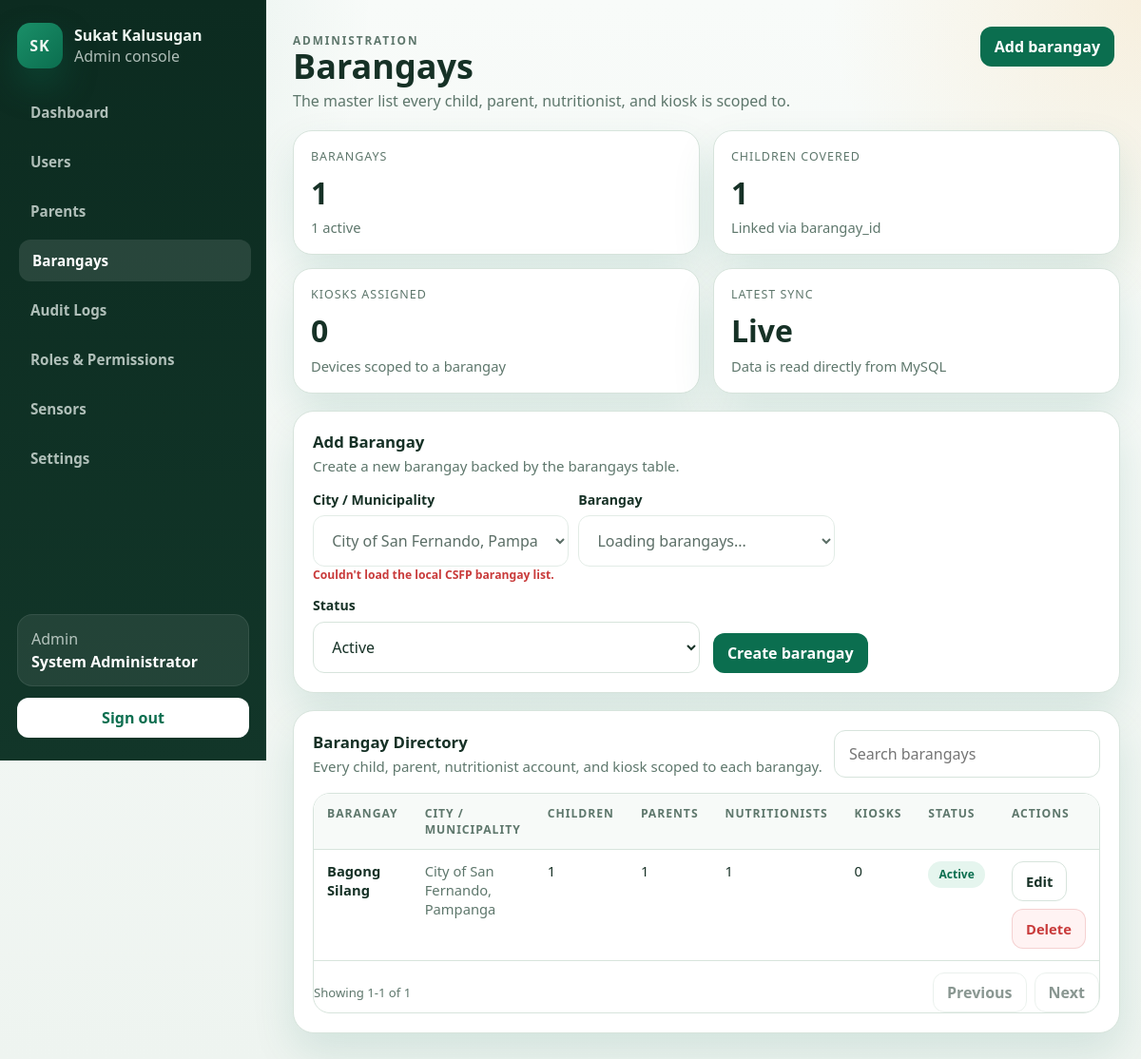
Screenshot of /admin/barangays.php (signed in) with the database file from the repository.
### tables this page shows
CREATE TABLE `barangays` (
  `id` int(10) UNSIGNED NOT NULL,
  `name` varchar(100) NOT NULL,
  `city_municipality` varchar(150) DEFAULT NULL,
  `status` enum('active','inactive') NOT NULL DEFAULT 'active',
  `created_at` timestamp NOT NULL DEFAULT current_timestamp(),
  `updated_at` timestamp NOT NULL DEFAULT current_timestamp() ON UPDATE current_timestamp()
);

### public_html/includes/auth_middleware.php (called while the page is built, shortened)
<?php
function app_base_path(): string
{
    $scriptName = str_replace('\\', '/', (string)($_SERVER['SCRIPT_NAME'] ?? ''));
    $routeMarkers = ['/api/', '/admin/', '/nutritionist/', '/parent/', '/kiosk/', '/auth/'];
    foreach ($routeMarkers as $marker) {
        $position = strpos($scriptName, $marker);
        if ($position !== false) {
            return rtrim(substr($scriptName, 0, $position), '/');
        }
    }
    return rtrim(dirname($scriptName), '/');
}
function app_url(string $path = ''): string
{
    $basePath = app_base_path();
    $normalizedPath = '/' . ltrim($path, '/');
    if ($basePath === '' || $basePath === '/') {
        return $normalizedPath;
    }
    return $basePath . $normalizedPath;
}

### public_html/admin/barangays.php (the view, shortened to what this page needs)
<?php
require_once __DIR__ . '/../includes/admin_helpers.php';
$editingId = (int)($_GET['edit'] ?? 0);
$editingBarangay = $editingId > 0 ? admin_fetch_one(
    'SELECT id, name, city_municipality, status FROM barangays WHERE id = ? LIMIT 1',
    'i',
    [$editingId]
) : null;
$barangays = admin_fetch_all(
    "SELECT
        b.id,
        b.name,
        b.city_municipality,
        b.status,
        b.created_at,
        (SELECT COUNT(*) FROM children c WHERE c.barangay_id = b.id) AS children_count,
        (SELECT COUNT(*) FROM parents p WHERE p.barangay_id = b.id) AS parents_count,
        (SELECT COUNT(*) FROM users u WHERE u.barangay_id = b.id) AS nutritionists_count,
        (SELECT COUNT(*) FROM devices d WHERE d.barangay_id = b.id) AS kiosks_count
     FROM barangays b
     ORDER BY b.name ASC"
);
$activeCount = count(array_filter($barangays, static fn(array $b): bool => (string)$b['status'] === 'active'));
$totalChildren = array_sum(array_map(static fn(array $b): int => (int)$b['children_count'], $barangays));
$totalKiosks = array_sum(array_map(static fn(array $b): int => (int)$b['kiosks_count'], $barangays));
$actions = '<a class="admin-btn" href="#barangay-form">Add barangay</a>';
?>
<section class="admin-grid-cards">
    <article class="admin-card">
        <div class="admin-stat-label">Barangays</div>
        <div class="admin-stat-value"><?php echo count($barangays); ?></div>
        <div class="admin-stat-note"><?php echo $activeCount; ?> active</div>
    </article>
    <article class="admin-card">
        <div class="admin-stat-label">Children covered</div>
        <div class="admin-stat-value"><?php echo $totalChildren; ?></div>
        <div class="admin-stat-note">Linked via barangay_id</div>
    </article>
    <article class="admin-card">
        <div class="admin-stat-label">Kiosks assigned</div>
        <div class="admin-stat-value"><?php echo $totalKiosks; ?></div>
        <div class="admin-stat-note">Devices scoped to a barangay</div>
    </article>
    <article class="admin-card">
        <div class="admin-stat-label">Latest sync</div>
        <div class="admin-stat-value">Live</div>
        <div class="admin-stat-note">Data is read directly from MySQL</div>
    </article>
</section>
<section class="admin-section" id="barangay-form">
    <div class="admin-section-head">
        <div>
            <h2 class="admin-section-title"><?php echo $editingBarangay ? 'Edit Barangay' : 'Add Barangay'; ?></h2>
            <p class="admin-section-subtitle"><?php echo $editingBarangay ? 'Update the barangay record used across children, parents, nutritionists, and kiosks.' : 'Create a new barangay backed by the barangays table.'; ?></p>
        </div>
    </div>
    <form class="admin-form-grid" method="post" action="<?php echo admin_e(app_url($editingBarangay ? '/api/admin/barangays_update.php' : '/api/admin/barangays_create.php')); ?>">
        <div class="admin-field-wide">
            <div class="admin-csfp-picker" data-csfp-barangay-picker>
                <label class="admin-field">
                    <span>City / Municipality</span>
                    <select disabled><option>City of San Fernando, Pampanga</option></select>
                </label>
                <label class="admin-field">
                    <span>Barangay</span>
                    <select data-csfp="barangay" <?php echo $editingBarangay ? '' : 'required'; ?> disabled><option value="">Loading barangays...</option></select>
                </label>
            </div>
            <div class="admin-address-status" data-csfp-status></div>
        </div>
        <label class="admin-field">
            <span>Status</span>
            <select name="status" required>
                <option value="active" <?php echo (($editingBarangay['status'] ?? 'active') === 'active') ? 'selected' : ''; ?>>Active</option>
            </select>
        </label>
        <div class="admin-field" style="align-content:end;">
            <span>&nbsp;</span>
            <div class="admin-actions">
                <button class="admin-btn" type="submit"><?php echo $editingBarangay ? 'Save changes' : 'Create barangay'; ?></button>
            </div>
        </div>
    </form>
</section>
<section class="admin-section">
    <div class="admin-section-head">
        <div>
            <h2 class="admin-section-title">Barangay Directory</h2>
            <p class="admin-section-subtitle">Every child, parent, nutritionist account, and kiosk scoped to each barangay.</p>
        </div>
        <input class="admin-search" data-admin-filter="#barangays-table" type="search" placeholder="Search barangays">
    </div>
    <div class="admin-table-wrap">
        <table class="admin-table" id="barangays-table">
            <thead>
                <tr>
                    <th>Barangay</th>
                    <th>City / Municipality</th>
                    <th>Children</th>
                    <th>Parents</th>
                    <th>Nutritionists</th>
                    <th>Kiosks</th>
                    <th>Status</th>
                    <th>Actions</th>
                </tr>
            </thead>
            <tbody>
                <?php foreach ($barangays as $barangay): ?>
                    <tr data-filter-text="<?php echo admin_e(strtolower($barangay['name'] . ' ' . (string)($barangay['city_municipality'] ?? ''))); ?>">
                        <td style="font-weight:700;color:var(--admin-text);"><?php echo admin_e($barangay['name']); ?></td>
                        <td style="color:var(--admin-muted);"><?php echo admin_e((string)($barangay['city_municipality'] ?? '')); ?></td>
                        <td><?php echo (int)$barangay['children_count']; ?></td>
                        <td><?php echo (int)$barangay['parents_count']; ?></td>
                        <td><?php echo (int)$barangay['nutritionists_count']; ?></td>
                        <td><?php echo (int)$barangay['kiosks_count']; ?></td>
                        <td><span class="admin-pill <?php echo (string)$barangay['status'] === 'active' ? 'is-success' : 'is-muted'; ?>"><?php echo admin_e(ucfirst((string)$barangay['status'])); ?></span></td>
                        <td>
                            <div class="admin-actions">
                                <a class="admin-btn-secondary" href="<?php echo admin_e(app_url('/admin/barangays.php?edit=' . (int)$barangay['id']) . '#barangay-form'); ?>">Edit</a>
                                <form method="post" action="<?php echo admin_e(app_url('/api/admin/barangays_delete.php')); ?>" onsubmit="return confirm('Delete <?php echo admin_e($barangay['name']); ?>? Records linked to it will keep their history but lose the barangay assignment.');">
                                    <button class="admin-btn-danger" type="submit">Delete</button>
                                </form>
                            </div>
                        </td>
                    </tr>
                <?php endforeach; ?>
            </tbody>
        </table>
    </div>
</section>

### public_html/assets/css/app.css (style rules this page uses)
:root { --bg: #f4f7f5; --surface: #ffffff; --surface-alt: #edf7f1; --border: #d8e4dd; --text: #173126; --muted: #5f766c; --primary: #0b6e4f; --primary-strong: #07513a; --accent: #f2a93b; --error: #c93b3b; --shadow: 0 30px 80px rgba(11, 110, 79, 0.12); --radius-xl: 32px; --radius-lg: 22px; --radius-md: 14px; --radius-sm: 10px; --font-display: "Trebuchet MS", "Segoe UI", sans-serif; --font-body: "Segoe UI", "Helvetica Neue", Arial, sans-serif; }
* { box-sizing: border-box; }
html, body { margin: 0; min-height: 100%; }
body { font-family: var(--font-body); color: var(--text); background: radial-gradient( circle at top left, rgba(11, 110, 79, 0.16), transparent 34% ), radial-gradient( circle at right 20%, rgba(242, 169, 59, 0.16), transparent 28% ), linear-gradient(180deg, #f7faf8 0%, var(--bg) 100%); }
a { color: inherit; }
button, input, textarea, select { font: inherit; }

### rows the page displays
barangays: status "1", name "Bagong Silang", city_municipality "City of San Fernando, Pampanga", children_count "1", parents_count "1", nutritionists_count "1", kiosks_count "0", status "Active"

### other values shown
admin_e($item['label']) "Dashboard"
admin_e($item['label']) "Users"
admin_e($item['label']) "Parents"
admin_e($item['label']) "Barangays"
admin_e($item['label']) "Audit Logs"
admin_e($item['label']) "Roles & Permissions"
admin_e($item['label']) "Sensors"
admin_e($item['label']) "Settings"
admin_e(ucfirst($userRole)) "Admin"
admin_e($userName) "System Administrator"
admin_e($title) "Barangays"
admin_e($subtitle) "The master list every child, parent, nutritionist, and kiosk is scoped to."
count($barangays) "1"
$totalChildren "1"
$totalKiosks "0"
